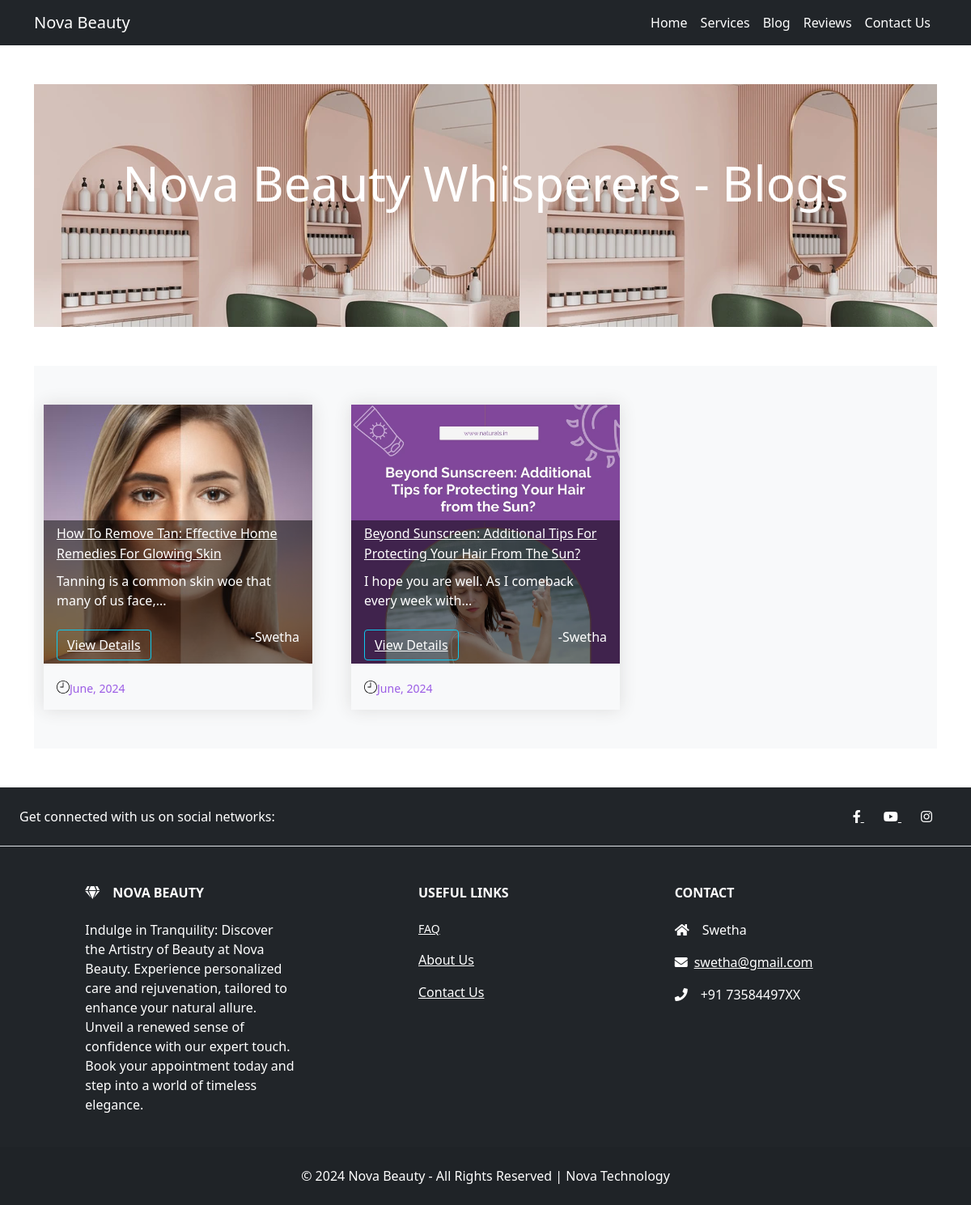
Screenshot of /blogs with the database file from the repository.
### parlour/models.py (models this page shows, shortened)
class blogcat(models.Model):
    title = models.CharField(max_length=100, null=False, blank=False)
    created_at = models.DateTimeField(auto_now_add=True)
    text = models.CharField(max_length=250, null=False, blank=False)
    description_title1 = models.CharField(max_length=100, null=True, blank=True)
    description1 = models.CharField(max_length=250, null=True, blank=True)
    description_title2 = models.CharField(max_length=100, null=True, blank=True)
    description2 = models.CharField(max_length=250, null=True, blank=True)
    image = models.ImageField(upload_to=getfilenames, blank=True, null=True)
    status = models.BooleanField(default=False, help_text="0-Available 1-Suspended")
    author =  models.CharField(max_length=100, null=False, blank=False)
    About_Author =  models.CharField(max_length=200, null=False, blank=False)
    slug = models.CharField(max_length=10, null=False, blank=False)

### parlour/views.py (the view)
# urls.py: path('blogs',v1.blog,name='blog'),
def blog(request):
    blogs = blogcat.objects.filter(status=0)
    return render(request, 'parlour/blog.html', {'blog': blogs})

### templates/parlour/blog.html (shortened to what this page needs)
{% extends 'parlour/main.html' %}
{% load static %}
{% block content %}
<div class="container">
    <section class="bg-light py-4 my-5" style="background-image: url('{% static 'images/innerview.png' %}'); width: 100%; height: 300px;">
        <div class="text-center container mt-5">
            <h2 class="eltd-section-title" style="font-size: 60px; color: white; line-height: 100px;">
                Nova Beauty Whisperers - Blogs
            </h2>
        </div>
    </section>
    <section class="bg-light py-4 my-5">
        <div class="row">
            {% for cat in blog %}
            <div class="col-md-4 p-4">
                <div style="box-shadow: 0 0 20px #ddd;">
                    <div class="position-relative" style="height: 320px; background-image: url({{ cat.image.url }}); background-position: center; background-size: cover;">
                        <div class="position-absolute px-3 py-1" style="background: rgba(0, 0, 0, .5); right: 0; bottom: 0; left: 0;">
                            <h3 class="h6"><a href="{% url 'blogview' cat.slug %}" class="text-white" style="line-height: 1.6;">{{ cat.title }}</a></h3>
                            <div class="mt-2 d-flex justify-content-between">
                                <p class="text-white">{{ cat.text|slice:":50" }}{% if cat.text|length > 50 %}...{% endif %}</p>
                            </div>
                            <div class="mt-2 d-flex justify-content-between">
                                <button type="button" class="btn btn-outline-info">
                                    <a href="{% url 'blogview' cat.slug %}" class="text-white">View Details</a>
                                </button>
                                <h6 class="text-white"> -{{ cat.author }}</h6>
                            </div>
                        </div>
                    </div>
                    <div class="p-3">
                        <div class="d-flex align-items-center mr-4">
                            <small class="mt-1" style="color: #9B5DE5;">{{ cat.created_at|date:"F, Y" }}</small>
                        </div>
                    </div>
                </div>
            </div>
            {% endfor %}
        </div>
    </section>
</div>
{% endblock content %}

### templates/parlour/main.html (shortened to what this page needs)
<!doctype html>
<html lang="en">
  <head>
    <link href="https://cdn.jsdelivr.net/npm/bootstrap@5.0.2/dist/css/bootstrap.min.css" rel="stylesheet">
  </head>
  <body>
    {% include 'parlour/navbar.html' %}
    {% block content %}
    {% endblock content %}
	{% include 'parlour/footer.html' %}
  </body>
</html>

### templates/parlour/navbar.html (shortened to what this page needs)
<nav class="navbar navbar-expand-lg navbar-dark bg-dark fixed top">
  <div class="container">
    <a class="navbar-brand" href="{% url 'home' %}">Nova Beauty</a>
    <div class="collapse navbar-collapse" id="navbarNav">
      <ul class="navbar-nav ms-auto">
        <li class="nav-item">
          <a class="nav-link active" aria-current="page" href="{% url 'home' %}">Home</a>
        </li>
        <li class="nav-item">
          <a class="nav-link active" href="{% url 'service' %}">Services</a>
        </li>
		<li class="nav-item">
          <a class="nav-link active" href="{% url 'blog' %}" >Blog</a>
        </li>
        <li class="nav-item">
          <a class="nav-link active" href="{% url 'reviews' %}">Reviews</a>
        </li>
        <li class="nav-item">
          <a class="nav-link active" href="{% url 'callback' %}" >Contact Us</a>
        </li>
      </ul>
    </div>
  </div>
</nav>

### templates/parlour/footer.html
<footer class="text-center text-lg-start bg-dark text-white">
  <link rel="stylesheet" href="https://cdnjs.cloudflare.com/ajax/libs/font-awesome/5.15.4/css/all.min.css">
  <section class="d-flex justify-content-center justify-content-lg-between p-4 border-bottom">
    <div class="me-5 d-none d-lg-block">
      <span>Get connected with us on social networks:</span>
    </div>
    <div>
      <a href="https://www.facebook.com/" class="me-4 text-reset">
        <i class="fab fa-facebook-f"></i>
      </a>
      <a href="https://www.youtube.com/@pvvibes0705" class="me-4 text-reset">
        <i class="fab fa-youtube"></i>
      </a>
      <a href="https://www.instagram.com/pv_vibes_?igsh=czEzdTkwa2M1a244" class="me-4 text-reset">
        <i class="fab fa-instagram"></i>
      </a>
    </div>
  </section>
  <section class="">
    <div class="container text-center text-md-start mt-5">
      <div class="row mt-3">
        <div class="col-md-3 col-lg-4 col-xl-3 mx-auto mb-4">
          <h6 class="text-uppercase fw-bold mb-4">
            <i class="fas fa-gem me-3"></i>Nova Beauty
          </h6>
          <p>
            Indulge in Tranquility: Discover the Artistry of Beauty at Nova Beauty. Experience personalized care and rejuvenation, tailored to enhance your natural allure. Unveil a renewed sense of confidence with our expert touch. Book your appointment today and step into a world of timeless elegance.
          </p>
        </div>
        <div class="col-md-3 col-lg-2 col-xl-2 mx-auto mb-4">
          <h6 class="text-uppercase fw-bold mb-4">
            Useful links
          </h6>
          <p>
             <p class="small"><a href="{% url 'faqpage'%}" class="text-reset">FAQ</a></p>
          </p>
          <p>
            <a href="{% url 'aboutus' %}" class="text-reset">About Us</a>
          </p>
          <p>
            <a href="{% url 'callback' %}" class="text-reset">Contact Us</a>
          </p>
        </div>
        <div class="col-md-4 col-lg-3 col-xl-3 mx-auto mb-md-0 mb-4">
          <h6 class="text-uppercase fw-bold mb-4">Contact</h6>
          <p><i class="fas fa-home me-3"></i>Swetha</p>
          <p><i class="fa fa-envelope me-2"></i><a href="mailto:swetha@gmail.com" class="text-reset">swetha@gmail.com</a></p>
          <p><i class="fas fa-phone me-3"></i>+91 73584497XX</p>
        </div>
      </div>
    </div>
  </section>
  <div class="text-center p-4" style="background-color: rgba(0, 0, 0, 0.05);">
    &copy; 2024 Nova Beauty - All Rights Reserved | Nova Technology
  </div>
</footer>

### rows the page displays
blogcat: image (picture), title "How To Remove Tan: Effective Home Remedies For Glowing Skin", text "Tanning is a common skin woe that many of us face,", author "Swetha", created_at "June, 2024"
blogcat: image (picture), title "Beyond Sunscreen: Additional Tips For Protecting Your Hair From The Sun?", text "I hope you are well. As I comeback every week with", author "Swetha", created_at "June, 2024"
